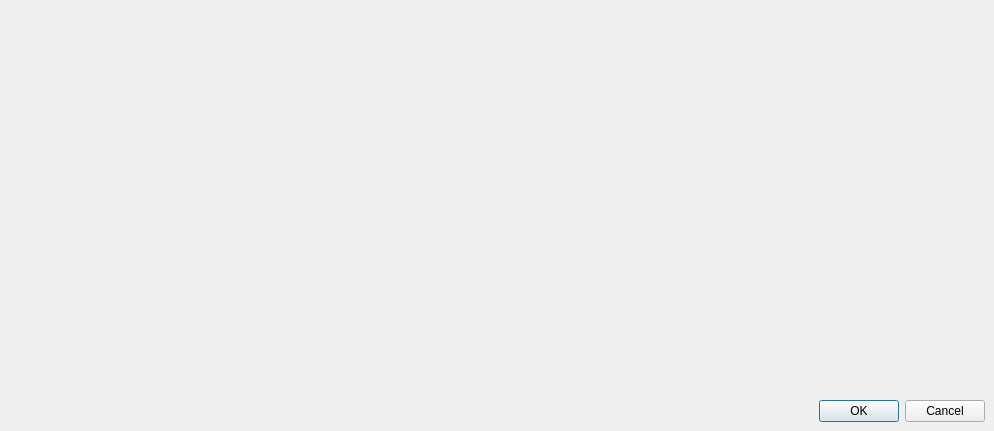
<?xml version="1.0" encoding="UTF-8"?>
<ui version="4.0">
 <class>CTG_InResultModelConfiguration</class>
 <widget class="QDialog" name="CTG_InResultModelConfiguration">
  <property name="geometry">
   <rect>
    <x>0</x>
    <y>0</y>
    <width>994</width>
    <height>431</height>
   </rect>
  </property>
  <property name="windowTitle">
   <string>Configuration des résultats d'entrée</string>
  </property>
  <layout class="QVBoxLayout" name="verticalLayout">
   <property name="spacing">
    <number>6</number>
   </property>
   <property name="leftMargin">
    <number>9</number>
   </property>
   <property name="topMargin">
    <number>9</number>
   </property>
   <property name="rightMargin">
    <number>9</number>
   </property>
   <property name="bottomMargin">
    <number>9</number>
   </property>
   <item>
    <layout class="QHBoxLayout" name="horizontalLayout">
     <property name="spacing">
      <number>1</number>
     </property>
     <item>
      <widget class="CTG_InResultModelPossibilities" name="inResultModelPossibilities" native="true">
       <property name="sizePolicy">
        <sizepolicy hsizetype="Preferred" vsizetype="Preferred">
         <horstretch>2</horstretch>
         <verstretch>0</verstretch>
        </sizepolicy>
       </property>
      </widget>
     </item>
    </layout>
   </item>
   <item>
    <widget class="QDialogButtonBox" name="buttonBox">
     <property name="orientation">
      <enum>Qt::Horizontal</enum>
     </property>
     <property name="standardButtons">
      <set>QDialogButtonBox::Cancel|QDialogButtonBox::Ok</set>
     </property>
    </widget>
   </item>
  </layout>
 </widget>
 <customwidgets>
  <customwidget>
   <class>CTG_InResultModelPossibilities</class>
   <extends>QWidget</extends>
   <header>ct_model/inModel/views/ctg_inresultmodelpossibilities.h</header>
   <container>1</container>
  </customwidget>
 </customwidgets>
 <resources/>
 <connections>
  <connection>
   <sender>buttonBox</sender>
   <signal>accepted()</signal>
   <receiver>CTG_InResultModelConfiguration</receiver>
   <slot>accept()</slot>
   <hints>
    <hint type="sourcelabel">
     <x>248</x>
     <y>254</y>
    </hint>
    <hint type="destinationlabel">
     <x>157</x>
     <y>274</y>
    </hint>
   </hints>
  </connection>
  <connection>
   <sender>buttonBox</sender>
   <signal>rejected()</signal>
   <receiver>CTG_InResultModelConfiguration</receiver>
   <slot>reject()</slot>
   <hints>
    <hint type="sourcelabel">
     <x>316</x>
     <y>260</y>
    </hint>
    <hint type="destinationlabel">
     <x>286</x>
     <y>274</y>
    </hint>
   </hints>
  </connection>
 </connections>
</ui>
